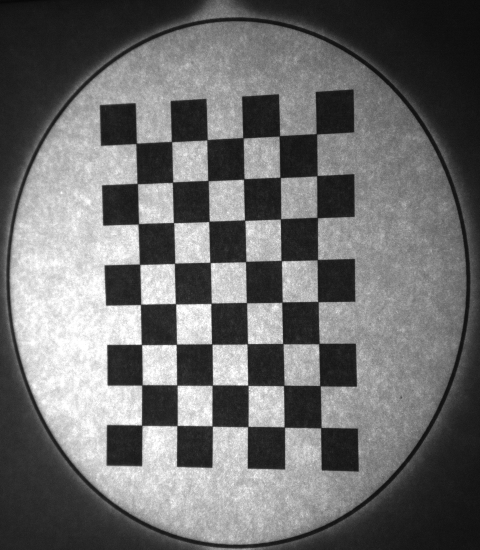
//> input picture images/checkerboard.png, 960 x 1100 px (shown at 1/2 size)
$ ./ZebrafishTrackerCalibration   (built with g++ and OpenCV 4)
//> lines starting //> are read from the running program, lines starting //| are printed output that depends on the picture; after the words box and inside, x2 and y2 are one past the last pixel; in counts of white or black regions, pixels touching at a corner belong together
// ----------------------------------------------------------------------------
// ZebrafishTrackerCalibration
//
//
// Authors:
// Peter Polidoro polidorop@janelia.hhmi.org
// ----------------------------------------------------------------------------
#include <iostream>
#include <sstream>
#include <signal.h>

#include <opencv2/core/core.hpp>
#include <opencv2/imgproc/imgproc.hpp>
#include <opencv2/highgui/highgui.hpp>
#include <opencv2/video/background_segm.hpp>
#include <opencv2/features2d.hpp>
#include <opencv2/calib3d/calib3d.hpp>


int main(int argc, char * argv[])
{
  //////
  cv::Mat checkerboard = cv::imread("images/checkerboard.png",CV_LOAD_IMAGE_GRAYSCALE);
//> checkerboard is the input picture: 1100 rows x 960 cols, CV_8UC1; min 3, max 255, mean 109.8
  if(!checkerboard.data)
  {
    std::cout <<  "Could not open or find the checkerboard image!" << std::endl;
    return -1;
  }

  // image_points
  size_t pattern_count_col = 6;
  size_t pattern_count_row = 8;
  cv::Size patternsize(pattern_count_col,pattern_count_row);
  std::vector<cv::Point2f> corners;

  bool patternfound = cv::findChessboardCorners(checkerboard,
                                                patternsize,
                                                corners,
                                                cv::CALIB_CB_ADAPTIVE_THRESH + cv::CALIB_CB_NORMALIZE_IMAGE + cv::CALIB_CB_FAST_CHECK);
//> corners = 48 Points (x, y), first 12: [273.4, 286.1], [344.3, 284.5], [413.5, 280.3], [486.4, 275.8], [559.5, 272.5], [633.2, 268.2], [274.1, 366.4], [345.9, 363.8], [416.4, 361.1], [488.1, 358.5], [560.4, 355.3], [634.5, 351.8]; patternfound = true

  if(!patternfound)
  {
    std::cout <<  "Could not find the checkerboard corners!" << std::endl;
    return -1;
  }
  if(patternfound)
  {
    cv::cornerSubPix(checkerboard,
                     corners,
                     cv::Size(11, 11),
                     cv::Size(-1, -1),
                     cv::TermCriteria(CV_TERMCRIT_EPS + CV_TERMCRIT_ITER, 30, 0.1));
//> corners = 48 Points (x, y), first 12: [272.8, 287.2], [343.3, 283.7], [414.5, 280], [486.4, 276.1], [559.2, 272.2], [633.2, 268.3], [274.9, 367.6], [345.5, 365.1], [416.4, 361.7], [488, 358.5], [560.8, 355.2], [634.2, 351.7]
  }

  std::vector<cv::Point2f> image_points;
  for (size_t row=0; row<pattern_count_row; ++row)
  {
    for (size_t col=0; col<pattern_count_col; ++col)
    {
      if (((col % (pattern_count_col - 1)) == 0) && ((row % 2) == 0))
      {
        image_points.push_back(corners[row*pattern_count_col + col]);
      }
    }
  }
//> after the loop, image_points = 8 Points (x, y): [272.8, 287.2], [633.2, 268.3], [276.7, 448.2], [634.9, 435.7], [281.6, 608.9], [636.4, 603.7], [284.4, 770.5], [640.3, 771.9]

  // stage_points: found experimentally on rig
  std::vector<cv::Point2f> stage_points;

  stage_points.push_back(cv::Point2f(81200,36000)); stage_points.push_back(cv::Point2f(81500,71200));

  stage_points.push_back(cv::Point2f(67200,36000)); stage_points.push_back(cv::Point2f(67300,71200));

  stage_points.push_back(cv::Point2f(53000,36000)); stage_points.push_back(cv::Point2f(53200,71200));

  stage_points.push_back(cv::Point2f(38900,36100)); stage_points.push_back(cv::Point2f(39100,71300));

  // find homography
  cv::Mat homography_image_to_stage = cv::findHomography(image_points,stage_points,CV_RANSAC);
//> homography_image_to_stage = [[8.65, -92.88, 108569.5], [114.5, -4.28, 7360.7], [0.000177, -3.66e-05, 1]]
  cv::Mat homography_stage_to_image = cv::findHomography(stage_points,image_points,CV_RANSAC);
//> homography_stage_to_image = [[-0.000264, 0.00899, -42.74], [-0.011, -0.000722, 1187.9], [-1.71e-07, -1.05e-06, 1]]

  // use more image points
  std::vector<cv::Point2f> image_points_more;
  for (size_t row=0; row<pattern_count_row; ++row)
  {
    for (size_t col=0; col<pattern_count_col; ++col)
    {
      if ((col % (pattern_count_col - 1)) == 0)
      {
        image_points_more.push_back(corners[row*pattern_count_col + col]);
      }
    }
  }
//> after the loop, image_points_more = 16 Points (x, y), first 12: [272.8, 287.2], [633.2, 268.3], [274.9, 367.6], [634.2, 351.7], [276.7, 448.2], [634.9, 435.7], [279.9, 529], [635.2, 519.6], [281.6, 608.9], [636.4, 603.7], [283.5, 689.5], [638.1, 687.6]

  float font_scale = 0.7;
  int font_thickness = 2;

  cv::Mat checkerboard_image_points;
  cv::cvtColor(checkerboard,checkerboard_image_points,CV_GRAY2BGR);
  cv::drawChessboardCorners(checkerboard_image_points,patternsize,cv::Mat(corners),patternfound);
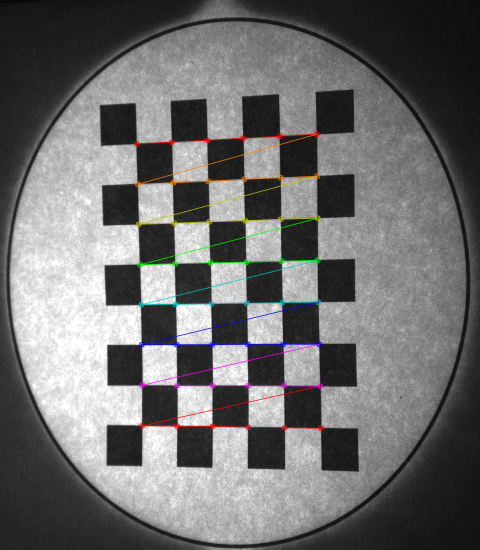
//> checkerboard_image_points: 1100 rows x 960 cols, CV_8UC3 (shown at 1/2 size); 1.89% of pixels changed, all inside (x1, y1, x2, y2) = (267, 262, 649, 863)
  for (std::vector<cv::Point2f>::iterator it = image_points_more.begin(); it != image_points_more.end(); ++it)
  {
    cv::Point2i image_pt = *it;
    std::stringstream image_pt_ss;
    image_pt_ss << "i" << image_pt;
    cv::Point2i text_location(image_pt.x,image_pt.y - 10);
    cv::putText(checkerboard_image_points,
                image_pt_ss.str(),
                text_location,
                cv::FONT_HERSHEY_SIMPLEX,
                font_scale,
                cv::Scalar(0,0,255),
                font_thickness);
  }
//> this loop made 16 passes
//> (image_pt, text_location) on passes 1 to 12: (Point(273, 287), Point(273, 277)), (Point(633, 268), Point(633, 258)), (Point(275, 368), Point(275, 358)), (Point(634, 352), Point(634, 342)), (Point(277, 448), Point(277, 438)), (Point(635, 436), Point(635, 426)), (Point(280, 529), Point(280, 519)), (Point(635, 520), Point(635, 510)), (Point(282, 609), Point(282, 599)), (Point(636, 604), Point(636, 594)), (Point(283, 689), Point(283, 679)), (Point(638, 688), Point(638, 678))
//> pass 1, `cv::putText(checkerboard_image_points, image_pt_ss.str(), text_locatio..`:
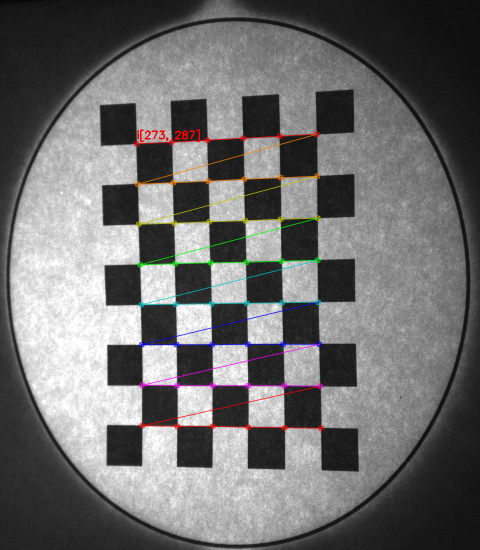
//> checkerboard_image_points: 1100 rows x 960 cols, CV_8UC3 (shown at 1/2 size); 0.09% of pixels changed, all inside (x1, y1, x2, y2) = (274, 259, 400, 284)
//> after the loop:
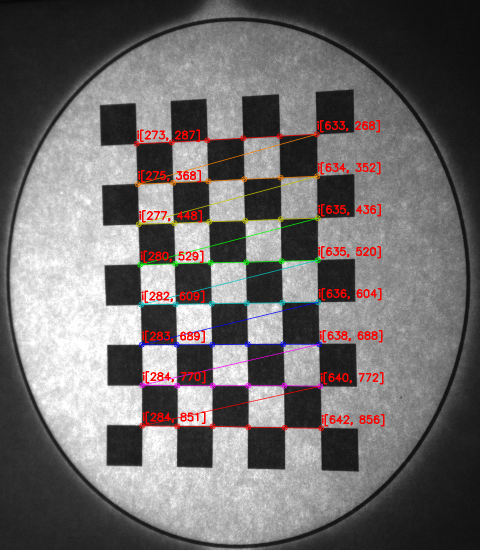
//> checkerboard_image_points: 1100 rows x 960 cols, CV_8UC3 (shown at 1/2 size); mean B, G, R 107.9, 108, 112.2
  cv::imwrite("images/checkerboard_image_points.png",checkerboard_image_points);

  cv::FileStorage fs("calibration/calibration.yml", cv::FileStorage::WRITE);
  std::vector<cv::Point2i> image_points_i;
  cv::Mat(image_points_more).copyTo(image_points_i);
//> image_points_i = 16 Points (x, y), first 12: [273, 287], [633, 268], [275, 368], [634, 352], [277, 448], [635, 436], [280, 529], [635, 520], [282, 609], [636, 604], [283, 689], [638, 688]
  std::vector<cv::Point2i> stage_points_i;
  cv::Mat(stage_points).copyTo(stage_points_i);
  std::vector<cv::Point2f> image_points_calculated;
  cv::perspectiveTransform(stage_points,image_points_calculated,homography_stage_to_image);
//> image_points_calculated = 8 Points (x, y): [273.8, 287.1], [632.4, 267.3], [277, 447.7], [634.8, 436.9], [280.2, 609.8], [637.2, 604.4], [284.4, 770], [640.6, 771]
  std::vector<cv::Point2i> image_points_calculated_i;
  cv::Mat(image_points_calculated).copyTo(image_points_calculated_i);
//> image_points_calculated_i = 8 Points (x, y): [274, 287], [632, 267], [277, 448], [635, 437], [280, 610], [637, 604], [284, 770], [641, 771]
  std::vector<cv::Point2f> stage_points_calculated;
  cv::perspectiveTransform(image_points_more,stage_points_calculated,homography_image_to_stage);
//> stage_points_calculated = 16 Points (x, y), first 12: [81200, 36000], [80881.1, 71413.2], [74203.4, 35989.7], [74048.6, 71377.3], [67152.9, 35953.6], [67140.4, 71313.3], [60047.9, 36047.5], [60195.8, 71211], [53000, 36000], [53200, 71200], [45844.4, 35966.9], [46182, 71228.9]
  std::vector<cv::Point2i> stage_points_calculated_i;
  cv::Mat(stage_points_calculated).copyTo(stage_points_calculated_i);
//> stage_points_calculated_i = 16 Points (x, y), first 12: [81200, 36000], [80881, 71413], [74203, 35990], [74049, 71377], [67153, 35954], [67140, 71313], [60048, 36047], [60196, 71211], [53000, 36000], [53200, 71200], [45844, 35967], [46182, 71229]

  cv::Mat checkerboard_stage_points;
  cv::cvtColor(checkerboard,checkerboard_stage_points,CV_GRAY2BGR);
  cv::drawChessboardCorners(checkerboard_stage_points,patternsize,cv::Mat(corners),patternfound);
  for (size_t i=0; i<stage_points_calculated_i.size(); ++i)
  {
    cv::Point2i stage_pt = stage_points_calculated_i[i];
    cv::Point2i image_pt = image_points_more[i];
    std::stringstream stage_pt_ss;
    stage_pt_ss << "s" << stage_pt;
    cv::Point2i text_location(image_pt.x,image_pt.y - 10);
    cv::putText(checkerboard_stage_points,
                stage_pt_ss.str(),
                text_location,
                cv::FONT_HERSHEY_SIMPLEX,
                font_scale,
                cv::Scalar(0,0,255),
                font_thickness);
  }
//> this loop made 16 passes
//> (stage_pt, image_pt, text_location) on passes 1 to 12: (Point(81200, 36000), Point(273, 287), Point(273, 277)), (Point(80881, 71413), Point(633, 268), Point(633, 258)), (Point(74203, 35990), Point(275, 368), Point(275, 358)), (Point(74049, 71377), Point(634, 352), Point(634, 342)), (Point(67153, 35954), Point(277, 448), Point(277, 438)), (Point(67140, 71313), Point(635, 436), Point(635, 426)), (Point(60048, 36047), Point(280, 529), Point(280, 519)), (Point(60196, 71211), Point(635, 520), Point(635, 510)), (Point(53000, 36000), Point(282, 609), Point(282, 599)), (Point(53200, 71200), Point(636, 604), Point(636, 594)), (Point(45844, 35967), Point(283, 689), Point(283, 679)), (Point(46182, 71229), Point(638, 688), Point(638, 678))
//> pass 1, `cv::putText(checkerboard_stage_points, stage_pt_ss.str(), text_locatio..`:
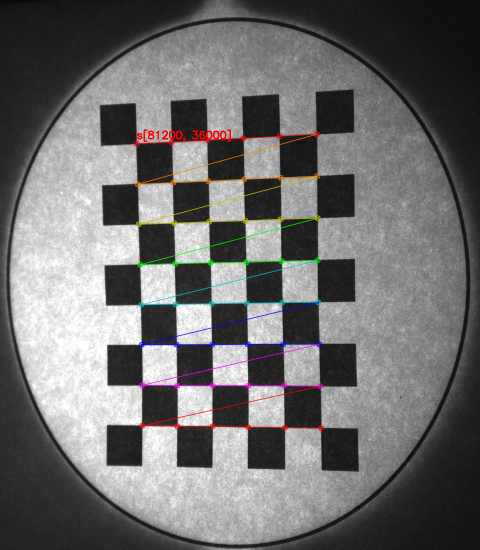
//> checkerboard_stage_points: 1100 rows x 960 cols, CV_8UC3 (shown at 1/2 size); 0.14% of pixels changed, all inside (x1, y1, x2, y2) = (274, 259, 462, 284)
//> pass 3, `cv::putText(checkerboard_stage_points, stage_pt_ss.str(), text_locatio..`:
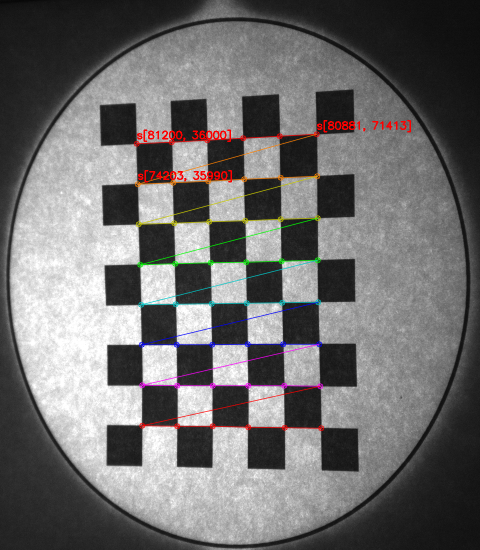
//> checkerboard_stage_points: 1100 rows x 960 cols, CV_8UC3 (shown at 1/2 size); mean B, G, R 109.3, 109.4, 110.9
//> after the loop:
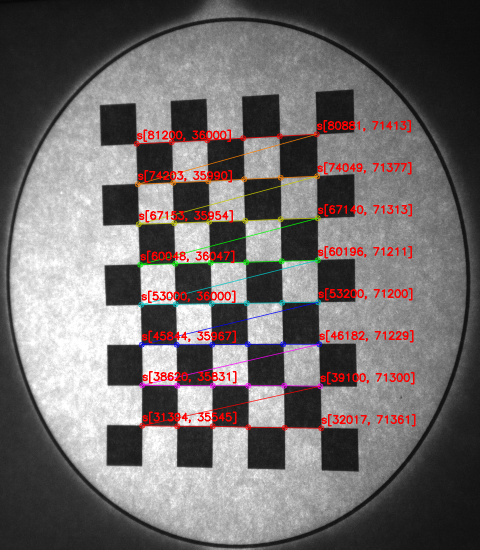
//> checkerboard_stage_points: 1100 rows x 960 cols, CV_8UC3 (shown at 1/2 size); 1.7% of pixels changed, all inside (x1, y1, x2, y2) = (278, 324, 831, 853)
  cv::imwrite("images/checkerboard_stage_points.png",checkerboard_stage_points);

  fs << "image_points" << image_points_i;
  fs << "image_points_calculated" << image_points_calculated_i;
  fs << "stage_points" << stage_points_i;
  fs << "stage_points_calculated" << stage_points_calculated_i;
  fs << "homography_image_to_stage" << homography_image_to_stage;
  fs << "homography_stage_to_image" << homography_stage_to_image;

  fs.release();

  cv::Mat calibrated;
  cv::cvtColor(checkerboard,calibrated,CV_GRAY2BGR);

  std::vector<cv::Point2f> stage_points_in;
  std::vector<cv::Point2f> image_points_out;

  cv::Point2f stage_offset(20000,20000);
  cv::Point2f stage_limit(100000,100000);

  stage_points_in.push_back(stage_offset);
  stage_points_in.push_back(cv::Point2f((stage_limit.x - stage_offset.x),stage_offset.y));
  stage_points_in.push_back(cv::Point2f(stage_offset.x,(stage_limit.y - stage_offset.y)));
  stage_points_in.push_back(cv::Point2f((stage_limit.x - stage_offset.x),(stage_limit.y - stage_offset.y)));

  cv::perspectiveTransform(stage_points_in,image_points_out,homography_stage_to_image);
//> image_points_out = 4 Points (x, y): [135.2, 978.3], [120.2, 307.6], [736, 998.4], [726.8, 281.1]
  std::vector<cv::Point2i> stage_points_in_i;
  cv::Mat(stage_points_in).copyTo(stage_points_in_i);
  std::vector<cv::Point2i> image_points_out_i;
  cv::Mat(image_points_out).copyTo(image_points_out_i);
//> image_points_out_i = 4 Points (x, y): [135, 978], [120, 308], [736, 998], [727, 281]

  cv::line(calibrated,
           image_points_out[0],
           image_points_out[1],
           cv::Scalar(255,0,0),
           4);
  cv::line(calibrated,
           image_points_out[0],
           image_points_out[2],
           cv::Scalar(0,255,0),
           4);
  cv::line(calibrated,
           image_points_out[1],
           image_points_out[3],
           cv::Scalar(255,255,0),
           4);
  cv::line(calibrated,
           image_points_out[2],
           image_points_out[3],
           cv::Scalar(255,255,0),
           4);

  std::stringstream image_out_ss_0;
  image_out_ss_0 << "s" << stage_points_in_i[0];
  cv::Point2f image_out_0(image_points_out[0].x + 20,image_points_out[0].y - 20);
//> image_out_0 = Point(155.2, 958.3)
  cv::putText(calibrated,
              image_out_ss_0.str(),
              image_out_0,
              cv::FONT_HERSHEY_SIMPLEX,
              font_scale,
              cv::Scalar(0,0,255),
              font_thickness);

  std::stringstream image_out_ss_1;
  image_out_ss_1 << "s" << stage_points_in_i[1];
  cv::Point2f image_out_1(image_points_out[1].x + 20,image_points_out[1].y + 30);
//> image_out_1 = Point(140.2, 337.6)
  cv::putText(calibrated,
              image_out_ss_1.str(),
              image_out_1,
              cv::FONT_HERSHEY_SIMPLEX,
              font_scale,
              cv::Scalar(0,0,255),
              font_thickness);

  std::stringstream image_out_ss_2;
  image_out_ss_2 << "s" << stage_points_in_i[2];
  cv::Point2f image_out_2(image_points_out[2].x,image_points_out[2].y + 20);
//> image_out_2 = Point(736, 1018.4)
  cv::putText(calibrated,
              image_out_ss_2.str(),
              image_out_2,
              cv::FONT_HERSHEY_SIMPLEX,
              font_scale,
              cv::Scalar(0,0,255),
              font_thickness);

  std::stringstream image_out_ss_3;
  image_out_ss_3 << "s" << stage_points_in_i[3];
  cv::Point2f image_out_3(image_points_out[3].x,image_points_out[3].y + 20);
//> image_out_3 = Point(726.8, 301.1)
  cv::putText(calibrated,
              image_out_ss_3.str(),
              image_out_3,
              cv::FONT_HERSHEY_SIMPLEX,
              font_scale,
              cv::Scalar(0,0,255),
              font_thickness);
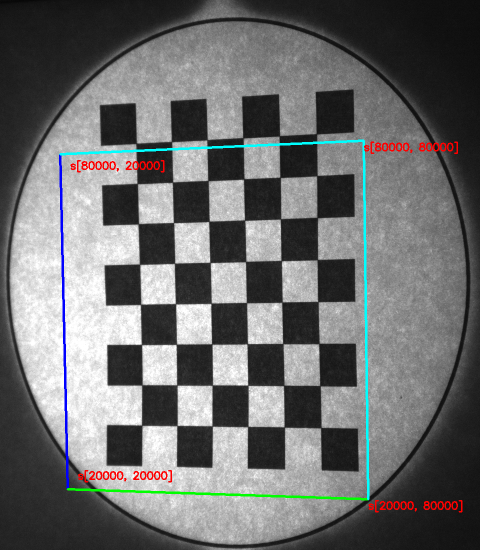
//> calibrated: 1100 rows x 960 cols, CV_8UC3 (shown at 1/2 size); mean B, G, R 109.5, 109.5, 108.6

  // std::vector<cv::Point2f> image_points_in;
  // std::vector<cv::Point2f> stage_points_out;

  // cv::Point2f image_offset(175,250);

  // image_points_in.push_back(image_offset);
  // image_points_in.push_back(cv::Point2f((background.size().width - image_offset.x),image_offset.y));
  // image_points_in.push_back(cv::Point2f(image_offset.x,(background.size().height - image_offset.y)));
  // image_points_in.push_back(cv::Point2f((background.size().width - image_offset.x),(background.size().height - image_offset.y)));

  // cv::perspectiveTransform(image_points_in,stage_points_out,homography_image_to_stage);
  // std::vector<cv::Point2i> image_points_in_i;
  // cv::Mat(image_points_in).copyTo(image_points_in_i);
  // std::vector<cv::Point2i> stage_points_out_i;
  // cv::Mat(stage_points_out).copyTo(stage_points_out_i);

  // cv::line(calibrated,
  //          image_points_in[0],
  //          image_points_in[1],
  //          cv::Scalar(255,0,0),
  //          4);
  // cv::line(calibrated,
  //          image_points_in[0],
  //          image_points_in[2],
  //          cv::Scalar(0,255,0),
  //          4);
  // cv::line(calibrated,
  //          image_points_in[1],
  //          image_points_in[3],
  //          cv::Scalar(255,255,0),
  //          4);
  // cv::line(calibrated,
  //          image_points_in[2],
  //          image_points_in[3],
  //          cv::Scalar(255,255,0),
  //          4);

  // std::stringstream image_in_ss_0;
  // image_in_ss_0 << "i" << image_points_in_i[0] << " -> " << "s" << stage_points_out_i[0];
  // cv::Point2f image_in_0(image_points_in_i[0].x,image_points_in_i[0].y - 20);
  // cv::putText(calibrated,
  //             image_in_ss_0.str(),
  //             image_in_0,
  //             cv::FONT_HERSHEY_SIMPLEX,
  //             font_scale,
  //             cv::Scalar(0,0,255),
  //             font_thickness);

  // std::stringstream image_in_ss_1;
  // image_in_ss_1 << "i" << image_points_in_i[1] << " -> " << "s" << stage_points_out_i[1];
  // cv::Point2f image_in_1(image_points_in_i[1].x - 120,image_points_in_i[1].y - 20);
  // cv::putText(calibrated,
  //             image_in_ss_1.str(),
  //             image_in_1,
  //             cv::FONT_HERSHEY_SIMPLEX,
  //             font_scale,
  //             cv::Scalar(0,0,255),
  //             font_thickness);

  // std::stringstream image_in_ss_2;
  // image_in_ss_2 << "i" << image_points_in_i[2] << " -> " << "s" << stage_points_out_i[2];
  // cv::Point2f image_in_2(image_points_in_i[2].x,image_points_in_i[2].y + 30);
  // cv::putText(calibrated,
  //             image_in_ss_2.str(),
  //             image_in_2,
  //             cv::FONT_HERSHEY_SIMPLEX,
  //             font_scale,
  //             cv::Scalar(0,0,255),
  //             font_thickness);

  // std::stringstream image_in_ss_3;
  // image_in_ss_3 << "i" << image_points_in_i[3] << " -> " << "s" << stage_points_out_i[3];
  // cv::Point2f image_in_3(image_points_in_i[3].x - 120,image_points_in_i[3].y + 30);
  // cv::putText(calibrated,
  //             image_in_ss_3.str(),
  //             image_in_3,
  //             cv::FONT_HERSHEY_SIMPLEX,
  //             font_scale,
  //             cv::Scalar(0,0,255),
  //             font_thickness);

  cv::imwrite("images/calibrated.png",calibrated);

  return 0;
}
